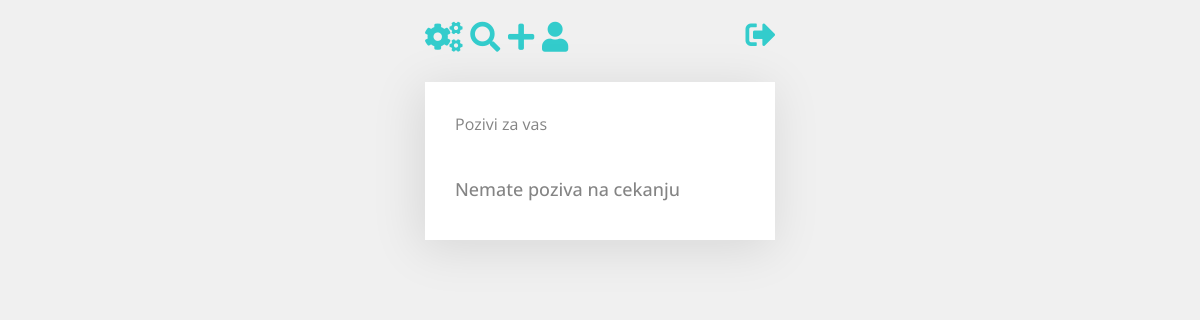
The page /dogadjaji/pozivi/ (signed in) on the database as committed earlier.
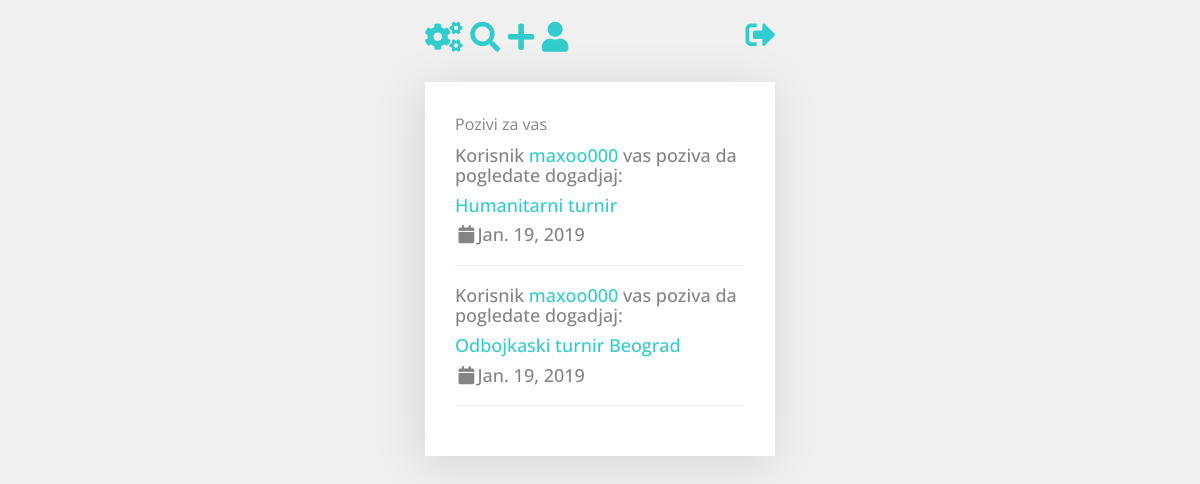
The same page on the database as committed later.
### dogadjaji/models.py (models this page shows)
class Poziv(models.Model):
    status_prijave = (("Nije pogledano", "Nije pogledano"), ("Jeste pogledano", "Jeste pogledano"))
    pozvao = models.ForeignKey(User, on_delete=models.CASCADE, unique=False)
    ko_je_pozvan = models.ForeignKey(Clanovi, on_delete=models.CASCADE, unique=False)
    koji_dogadjaj = models.ForeignKey(Dogadjaji, on_delete=models.CASCADE, unique=False)
    pogledano = models.CharField(max_length=100, default="Nije pogledano", choices=status_prijave)
    datum = models.DateField(default=timezone.now)

class Dogadjaji(models.Model):
    TIME_ZONE = 'Europe/Belgrade'
    sportovi = (("Fudbal", "Fudbal"), ("Kosarka", "Kosarka"), ("Tenis", "Tenis"),
                ("Odbojka", "Odbojka"), ("Rukomet", "Rukomet"), ("Stoni tenis", "Stoni tenis"), ("Bilijar", "Bilijar"))
    novac = (("Nema nagrada", "Nema nagrada"), ("Ima nagrada", "Ima nagrada"))
    gradovi = (('Beograd', 'Beograd'), ('Valjevo', 'Valjevo'), ('Vranje', 'Vranje'), ('Zaječar', 'Zaječar'),
               ('Zrenjanin', 'Zrenjanin'), ('Jagodina', 'Jagodina'), ('Kragujevac', 'Kragujevac'),
               ('Kraljevo', 'Kraljevo'), ('Kruševac', 'Kruševac'), ('Leskovac', 'Leskovac'), ('Loznica', 'Loznica'),
               ('Niš', 'Niš'), ('Novi Pazar', 'Novi Pazar'), ('Novi Sad', 'Novi Sad'), ('Pančevo', 'Pančevo'),
               ('Požarevac', 'Požarevac'), ('Priština', 'Priština'), ('Smederevo', 'Smederevo'), ('Sombor', 'Sombor'),
               ('Sremska Mitrovica', 'Sremska Mitrovica'), ('Subotica', 'Subotica'), ('Užice', 'Užice'),
               ('Čačak', 'Čačak'), ('Šabac', 'Šabac'), ('Pirot', 'Pirot'))
    organizator = models.ForeignKey(Clanovi, on_delete=models.CASCADE, unique=False)
    datum_kreiranja = models.DateField(default=timezone.now)
    naziv = models.CharField(max_length=150, blank=False, null=False)
    datum_odrzavanja = models.DateField()
    opis = models.TextField(max_length=1000, blank=False, null=False)
    potrebno_igraca = models.PositiveIntegerField(validators=[MinValueValidator(1)])
    novcana_nagrada = models.CharField(max_length=100, choices=novac, default="Nema novcane nagrade")
    novac_za_prijavu = models.PositiveIntegerField()
    grad = models.CharField(max_length=254, default="Nije naveden grad", choices=gradovi)
    mesto = models.CharField(max_length=150, blank=False)
    odrzano = models.BooleanField(default=False)
    sport = models.CharField(max_length=254, choices=sportovi, blank=False, null=False, default='Fudbal')
    ima_igraca = models.PositiveIntegerField(null=False, default=0)

### dogadjaji/views.py (the view)
# urls.py: path('pozivi/', views.pozivi, name='pozivi'),
@login_required
def pozivi(request):
    user = request.user
    clan = Clanovi.objects.get(user=user)
    pozivi = Poziv.objects.filter(ko_je_pozvan=clan).order_by('-id')
    for poziv in pozivi:
        if poziv.pogledano == "Jeste pogledano":
            continue
        poziv.pogledano = "Jeste pogledano"
        poziv.save()
    print(pozivi)
    return render(request, 'dogadjaji/pozivi.html', {"pozivi": pozivi})

### dogadjaji/templates/dogadjaji/pozivi.html (shortened to what this page needs)
{% load staticfiles %}
<!DOCTYPE html>
<html>
<head>
    <link rel="stylesheet" href="https://use.fontawesome.com/releases/v5.5.0/css/all.css"
>
    <link rel="stylesheet" href="https://maxcdn.bootstrapcdn.com/bootstrap/4.0.0/css/bootstrap.min.css"
>
    <link rel="stylesheet" href="{% static 'css/bootstrap.min.css' %}">
    <link rel="stylesheet" href="{% static 'css/animate.css' %}">
    <link rel="stylesheet" href="{% static 'css/style.css' %}">
</head>
<body>
<div class="container">
    <div class="row">
        <div class="col-md-4 col-md-offset-4">
            <h2 style="margin-bottom: -10%;">
                <a href="{% url 'korisnici:podesavanja' %}" style="text-decoration:none;"
                   class="fas fa-cogs w3-margin-right w3-text-teal" title="Podesavanja naloga"></a>
                <a href="{% url 'dogadjaji:pretraga' %}" style="text-decoration:none;"
                   class="fas fa-search w3-margin-right w3-text-teal" title="Pretrazuj"></a>
                <a href="{% url 'dogadjaji:nov' %}" style="text-decoration:none;"
                   class="fas fa-plus w3-margin-right w3-text-teal" title="Organizuj dogadjaj"></a>
                <a href="{% url 'korisnici:clanInfo' %}" style="text-decoration:none;"
                   class="fas fa-user w3-margin-right w3-text-teal" title="Vrati se na profil"></a>
                <a href="{% url 'logoutPage' %}" style="text-decoration:none; float: right;"
                   class="fas fa-sign-out-alt w3-margin-right w3-text-teal" title="Odjavi se"></a>
            </h2>
            <div class="fh5co-form animate-box" data-animate-effect="fadeIn">
                <p>Pozivi za vas</p>
                {% if pozivi %}
                    {% for poziv in pozivi %}
                    <h4>Korisnik <a href="{% url 'korisnici:pregled' usid=poziv.pozvao.id%}" target="_blank">{{ poziv.pozvao.username }}</a> vas poziva da pogledate dogadjaj:</h4>
                        <h4><a href="{% url 'dogadjaji:pregled_dogadjaja' id_dog=poziv.koji_dogadjaj.id%}" target="_blank">{{ poziv.koji_dogadjaj.naziv }}</a></h4>
                        <h4 class="w3-text-teal"><i
                                        class="fa fa-calendar fa-fw w3-margin-right "></i>{{ poziv.datum }}
                                </h4>
                        <hr>
                    {% endfor %}
                {% else %}
                    <br>
                    <h4>Nemate poziva na cekanju</h4>
                {% endif %}
            </div>
        </div>
    </div>
</div>
</body>
</html>

### static/css/style.css (style rules this page uses)
body { font-family: "Open Sans", Arial, sans-serif; line-height: 1.5; font-size: 16px; color: #848484; background-color: #f0f0f0; }
a { color: #33cccc; -moz-transition: all 0.3s ease; -o-transition: all 0.3s ease; -webkit-transition: all 0.3s ease; -ms-transition: all 0.3s ease; transition: all 0.3s ease; }
.fh5co-form { padding: 30px; margin-top: 4em; -webkit-box-shadow: -4px 7px 46px 2px rgba(0, 0, 0, 0.1); -moz-box-shadow: -4px 7px 46px 2px rgba(0, 0, 0, 0.1); -o-box-shadow: -4px 7px 46px 2px rgba(0, 0, 0, 0.1); box-shadow: -4px 7px 46px 2px rgba(0, 0, 0, 0.1); background: #ffffff; }
.js .animate-box { opacity: 0; }

Rows that differ between the two databases and show on the page:
added Poziv: pozvao.username "maxoo000", koji_dogadjaj.naziv "Humanitarni turnir", datum "Jan. 19, 2019"
added Poziv: pozvao.username "maxoo000", koji_dogadjaj.naziv "Odbojkaski turnir Beograd", datum "Jan. 19, 2019"
Other text that changed with them:
text no longer shown: "Nemate poziva na cekanju"
